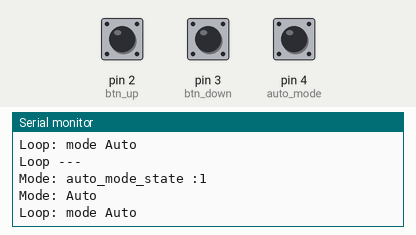
Simulated run of this sketch. Board: Arduino Uno, built with avr-gcc and run on an emulated ATmega328P. On the bench: the last lines printed to the serial monitor. Inputs (shaded band) come from the test bench; at power-on: pin 2 (btn_up) HIGH, pin 4 (auto_mode) HIGH, pin 3 (btn_down) HIGH.

Above: at 2.8 s.
2.9 s: pin 2 (btn_up) pulled LOW for 1.2 s
5.6 s: pin 4 (auto_mode) pulled LOW for 1.2 s
At 6.6 s:
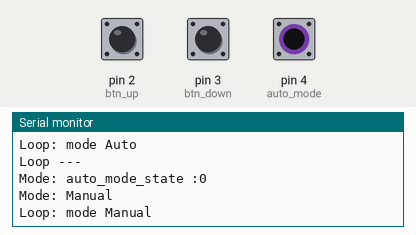
8.3 s: pin 2 (btn_up) driven LOW and pin 4 (auto_mode) driven LOW
At 8.7 s:
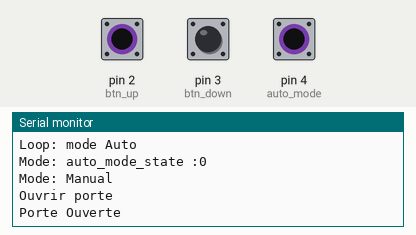
9.8 s: pin 3 (btn_down) pulled LOW for 1.2 s
At 10.0 s:
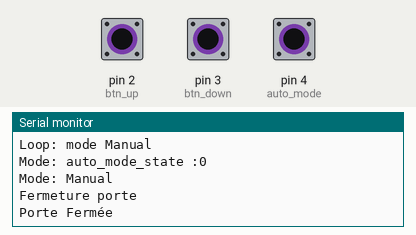

Measured:
- after the input at 5.6 s, the serial monitor: prints a new line after 0.41 s (image 1)
- after the input at 8.3 s, the serial monitor: prints a new line after 0.05 s (image 2)
- after the input at 9.8 s, the serial monitor: prints a new line after 0.05 s (image 3)

The sketch:

02_bouton_monter_descendre_interrupt.ino
```cpp
// attachInterrupt ne fonctione qu'avec les pin 2 et 3 sur les carte Uno
const int btn_up = 2;    // Bouton haut
const int btn_down = 3;  // Bouton bas
const int auto_mode = 4; // Interrupteur mode auto
int auto_mode_state = HIGH;

void setup() {
    Serial.begin(9600); // Ouverture du port série et debit de communication fixé à 9600 bauds
    Serial.println("--- Setup ---");

    pinMode(btn_up, INPUT_PULLUP);
    pinMode(btn_down, INPUT_PULLUP);
    pinMode(auto_mode, INPUT_PULLUP);

    // On  lit l'état de l'interrupteur
    ManualModeActive();

    // https://eskimon.fr/tuto-arduino-204-un-simple-bouton#les-interruptions-mat%C3%A9rielles
    attachInterrupt(digitalPinToInterrupt(btn_up), openDoor, FALLING);
    attachInterrupt(digitalPinToInterrupt(btn_down), closeDoor, FALLING);
}

void loop() {
    delay(1000);
    Serial.println("Loop ---"); // Affichage sur le moniteur série

    if (ManualModeActive() == true)
    {
        Serial.println("Loop: mode Manual");
    }
    else
    {
        Serial.println("Loop: mode Auto");
    }
}

// Séquence d'alimentation du moteur pour fermer la porte
void closeDoor(){

    if (ManualModeActive() == true)
    {
        Serial.println("Fermeture porte"); /// Affichage sur le moniteur série du texte
        delay(2000);
        Serial.println("Porte Fermée"); // Affichage sur le moniteur série
    }

    else

    {
        Serial.println("Mode auto activé, les boutons sont désactivé.");
    }
}

// Séquence d'alimentation du moteur pour ouvrir la porte
void openDoor(){

    if (ManualModeActive() == true)
    {
        Serial.println("Ouvrir porte"); /// Affichage sur le moniteur série du texte
        delay(2000);
        Serial.println("Porte Ouverte"); // Affichage sur le moniteur série
    }

    else

    {
        Serial.println("Mode auto activé, les boutons sont désactivé.");
    }
}

bool ManualModeActive()
{

    auto_mode_state = digitalRead(auto_mode);
    Serial.print("Mode: auto_mode_state :");
    Serial.println(auto_mode_state);

    if (auto_mode_state == LOW)
    {
        Serial.println("Mode: Manual"); // Affichage sur le moniteur série
        return true;
    }
    else
    {
        Serial.println("Mode: Auto");
        return false;
    }

}
```
